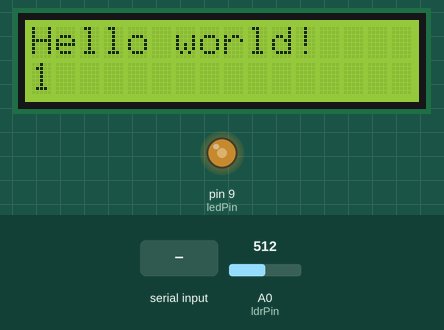
This sketch was run on a simulated Arduino Uno, built with avr-gcc and run on an emulated ATmega328P. On the bench: 16×2 character LCD, output pins drawn as LEDs (lit = HIGH). The inputs (shaded band) are chosen by the test bench; at power-on: A0 (ldrPin) = 512. What the sketch prints to the serial monitor is not drawn.

Above: at 1.6 s.
1.7 s: "write" received over Serial
At 4.5 s:
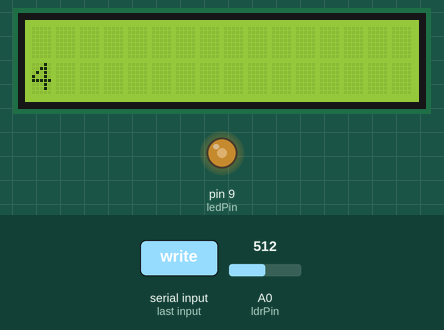
4.7 s: A0 (ldrPin) set to 716
At 5.7 s:
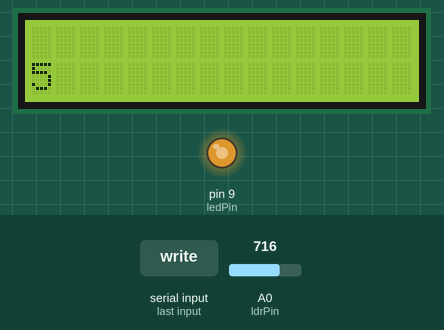
7.7 s: A0 (ldrPin) set to 900
At 8.8 s:
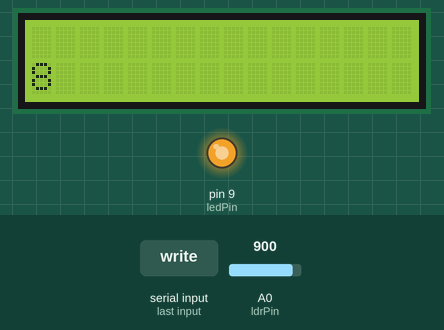
10.7 s: A0 (ldrPin) set to 246
At 11.6 s:
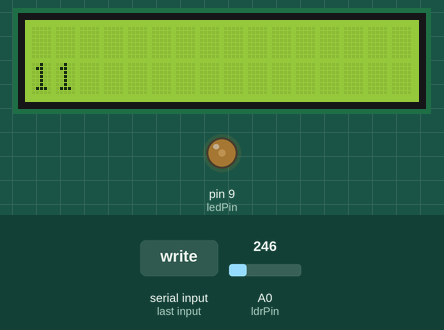
13.7 s: A0 (ldrPin) set to 0
At 16.5 s:
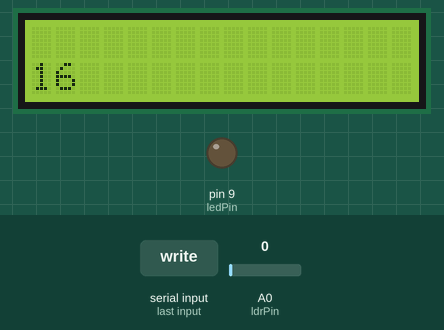
16.7 s: "set" received over Serial
Timing chart, 0 to 19.7 s (numbered marks = the images above; inputs shaded):
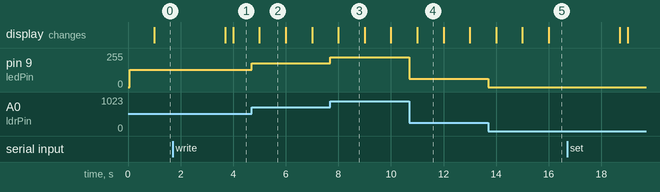

The sketch:

Projeto3_Erro.ino
```cpp
/*
  The circuit:
 * LCD RS pin to digital pin 7
 * LCD Enable pin to digital pin 6
 * LCD D4 pin to digital pin 5
 * LCD D5 pin to digital pin 4
 * LCD D6 pin to digital pin 3
 * LCD D7 pin to digital pin 2
 * LCD R/W pin to ground
 * LCD VSS pin to ground
 * LCD VCC pin to 5V
 * LCD V0 pin to pin 2 POT
 */

#define ldrPin A0
#define ledPin 9

// include the library code:
#include <LiquidCrystal.h>

// initialize the library with the numbers of the interface pins
LiquidCrystal lcd(7, 6, 5, 4, 3, 2);

int luminosidade;
String input;
bool autoMode = true;

void setup() {
  lcd.begin(16, 2);   // set up the LCD's number of columns and rows
  lcd.print("Hello world!");

  pinMode(ldrPin, INPUT);
  pinMode(ledPin, OUTPUT);

  Serial.begin(16000);
}

void loop() {
  if(Serial.available()){
    input = Serial.readString();
    Serial.println(input+">>");

    if(input.equals("write")){
      //Serial.flush();
      input = Serial.readString();
      lcd.clear();
      lcd.setCursor(0,0);
      lcd.print(input);

    }else if(input.equals("set")){
      input = Serial.readString();
      if(input.equals("auto")){
        autoMode = true;
      } else if(input.toInt() > 0 && input.toInt() < 256){  //verificar se é numero entre 1 255
        autoMode = false;
        analogWrite(ledPin, input.toInt());  //escreve valores entre 0 e 255
      } else{
        Serial.println("Parametro invalido");
      }
    } else{
      Serial.println("Comando invalido");
    }
  }

  lcd.setCursor(0, 1);  //Segunda linha
  lcd.print(millis() / 1000);

  if(autoMode){
    luminosidade = analogRead(ldrPin);    //lê valores entre 0 e 1023
    //Serial.println(luminosidade);
    analogWrite(ledPin, luminosidade/4);  //escreve valores entre 0 e 255
  }
}
```

Measured:
- after the input at 1.7 s, the display: first changes after 2.0 s (image 1 shows a later state)
- after the input at 4.7 s, pin 9 (ledPin): 128/255 → 179/255 at once
- after the input at 7.7 s, pin 9 (ledPin): 179/255 → 225/255 at once
- after the input at 10.7 s, pin 9 (ledPin): 225/255 → 61/255 at once
- after the input at 13.7 s, pin 9 (ledPin): 61/255 → 0/255 at once
- what the display in image 2 shows lasts 1.0 s, from 5.0 s to 6.0 s
